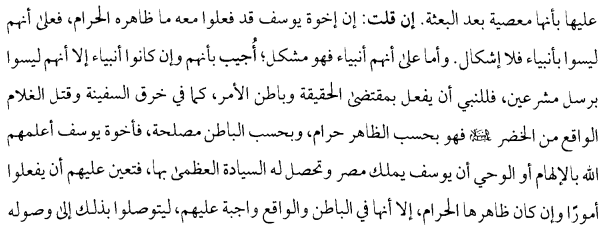
#> input picture backend/test.png, 607 x 228 px
$ python -i image_processing.py   (imports and definitions only)
#> lines starting #> are read from the running program, lines starting #| are printed output that depends on the picture; after the words box and inside, x2 and y2 are one past the last pixel; in counts of white or black regions, pixels touching at a corner belong together
#> further down, picture is the input picture: PIL image 607x228 RGBA; mean R, G, B, A 237.3, 237.3, 237.3, 255
from PIL import Image, ImageFilter, ImageEnhance
import numpy as np
import cv2

def preprocess_image(image: Image.Image) -> Image.Image:
    """Preprocess the image to improve OCR accuracy."""
    # Convert to grayscale
    image = image.convert("L")

    # Resize the image to improve text recognition for small text
    width, height = image.size
#> width = 607; height = 228
    image = image.resize((width * 2, height * 2), Image.Resampling.LANCZOS)
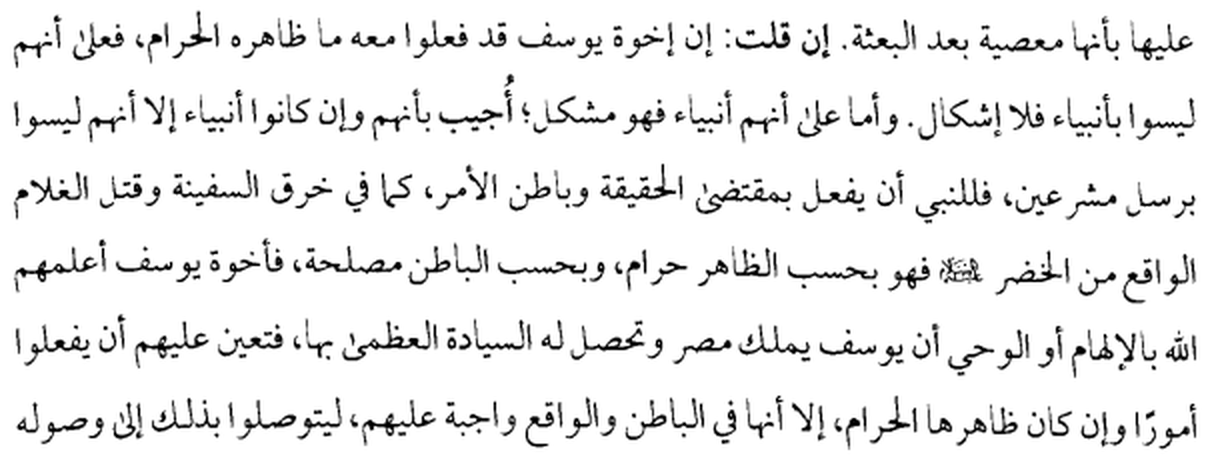
#> image: PIL image 1214x456 L; min 0, max 255, mean 236.5

    # Convert to NumPy array for OpenCV processing
    image_np = np.array(image)

    # Apply thresholding to enhance text visibility
    _, thresh_image = cv2.threshold(image_np, 150, 255, cv2.THRESH_BINARY | cv2.THRESH_OTSU)
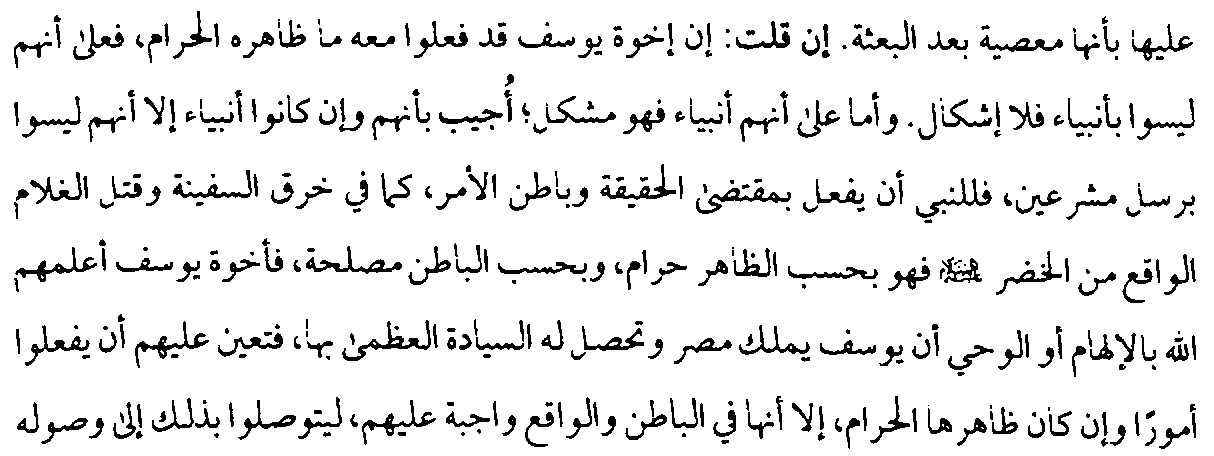
#> thresh_image: shape (456, 1214); 91.5% white; 425 black regions (105 under 20 px), largest, box (x1, y1, x2, y2) and area: (342, 320, 431, 361) 693, (696, 187, 791, 214) 663, (306, 246, 402, 274) 637

    # Convert back to PIL image
    processed_image = Image.fromarray(thresh_image)

    return processed_image

def minimal_preprocess(image):
    image = image.convert("L")  # Convert to grayscale
    width, height = image.size
    image = image.resize((width * 2, height * 2), Image.Resampling.LANCZOS)
    return image


def clean_extracted_text(words: list) -> list:
    """Clean extracted text by removing common particles and unnecessary symbols."""
    arabic_particles = {
    "في", "من", "إلى", "على", "عن", "بـ", "كـ", "لـ", "حتى", "مذ", "منذ", "رُبَّ", "حاشا", "عدا", "خلا",
    "و", "ف", "ثم", "أو", "أم", "بل", "لا", "لكن", "إما",
    "هل", "أ", "أين", "متى", "كيف", "ماذا", "من", "ما", "أي", "كم",
    "لا", "ما", "لم", "لن", "ليس", "إن", "غير", "لولا",
    "إنّ", "أن", "قد", "ل", "إلا", "سوى", "غير",
    "يا", "أيا", "هيا", "أي", "آ",
    "نعم", "بلى", "أجل", "كلا", "إي"
    }
    cleaned_words = [word for word in words if word not in arabic_particles]
    return cleaned_words

>>> from PIL import Image
>>> picture = Image.open('../../test.png')
>>> result = preprocess_image(picture)
